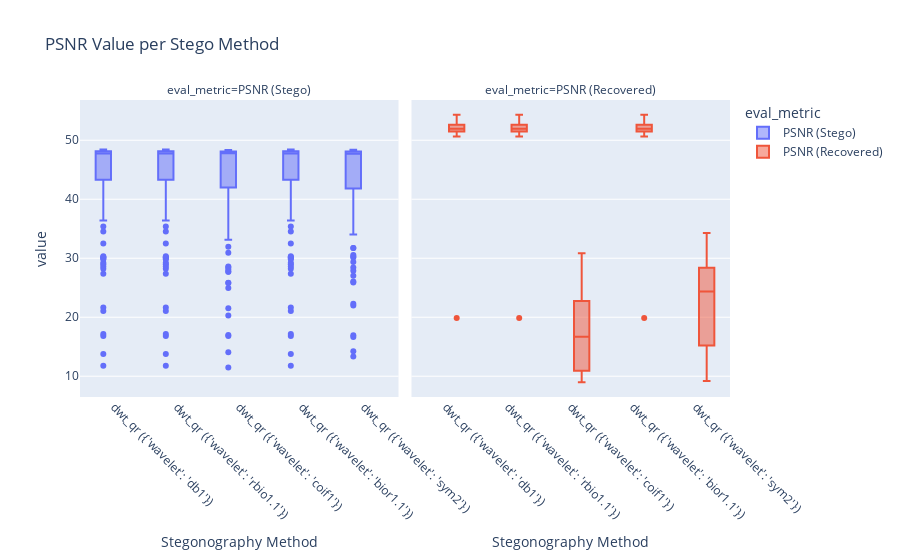
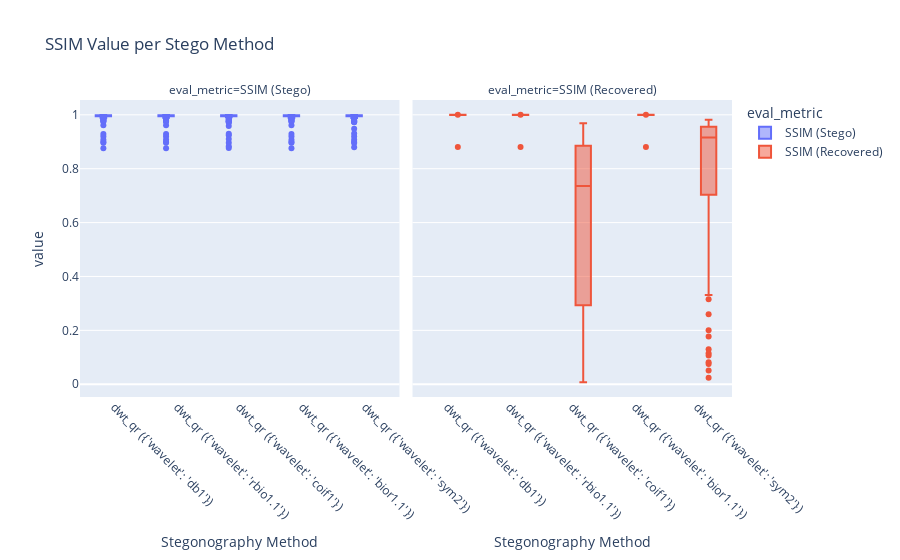
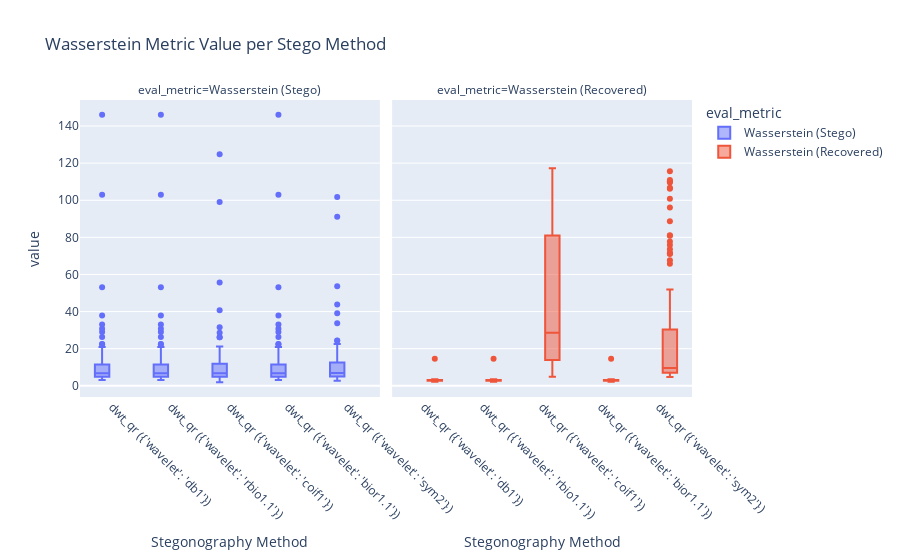

The notebook cell these images were saved under, in order:
### Code cell
df = pd.read_csv(os.path.join("evaluation", "eval-dataframe-wavelet.csv"))
df.drop(columns=['stego_ks', 'recovered_ks', 'stego_p_val', 'recovered_p_val'], inplace=True)
df = df.melt(id_vars=["method"], value_vars=df.columns[:-1], var_name="eval_metric")
# df = df.groupby(["method", "eval_metric"]).median().reset_index()
for eval_metric in ["psnr", "ssim", "ws"]:
    specific_df = df[df["eval_metric"].str.contains(eval_metric)]
    specific_df['eval_metric'] = specific_df['eval_metric'].replace(METRIC_MAP.keys(), METRIC_MAP.values())
    
    # print(specific_df)
    fig = px.box(
        specific_df,
        x="method",
        y="value",
        color="eval_metric",
        facet_col="eval_metric",
        # barmode="group",
        title=f"{METRIC_MAP[eval_metric]} Value per Stego Method",
    )

    fig.update_xaxes(
        tickangle=45,
        title_text="Stegonography Method",
    )
    # Updat 
    # fig.update_yaxes(
    #     title_text=f"{METRIC_MAP[eval_metric]} Value", title_font={"size": 20}
    # )
    fig.show()

    continue

### Figure 1 — Plotly figure (JSON) as saved in the notebook; plotly's stock layout.template omitted (floating-point values rounded to 4 significant figures; data arrays with more than 128 entries replaced by an {"elided": "..."} marker saying what was removed)
{"data": [{"alignmentgroup": "True", "hovertemplate": "eval_metric=PSNR (Stego)<br>method=%{x}<br>value=%{y}<extra></extra>", "legendgroup": "PSNR (Stego)", "marker": {"color": "#636efa"}, "name": "PSNR (Stego)", "notched": false, "offsetgroup": "PSNR (Stego)", "orientation": "v", "showlegend": true, "type": "box", "x": {"elided": "505 str values"}, "x0": " ", "xaxis": "x", "y": {"elided": "505 float values"}, "y0": " ", "yaxis": "y"}, {"alignmentgroup": "True", "hovertemplate": "eval_metric=PSNR (Recovered)<br>method=%{x}<br>value=%{y}<extra></extra>", "legendgroup": "PSNR (Recovered)", "marker": {"color": "#EF553B"}, "name": "PSNR (Recovered)", "notched": false, "offsetgroup": "PSNR (Recovered)", "orientation": "v", "showlegend": true, "type": "box", "x": {"elided": "505 str values"}, "x0": " ", "xaxis": "x2", "y": {"elided": "505 float values"}, "y0": " ", "yaxis": "y2"}], "layout": {"annotations": [{"font": {}, "showarrow": false, "text": "eval_metric=PSNR (Stego)", "x": 0.245, "xanchor": "center", "xref": "paper", "y": 1, "yanchor": "bottom", "yref": "paper"}, {"font": {}, "showarrow": false, "text": "eval_metric=PSNR (Recovered)", "x": 0.755, "xanchor": "center", "xref": "paper", "y": 1, "yanchor": "bottom", "yref": "paper"}], "boxmode": "group", "legend": {"title": {"text": "eval_metric"}, "tracegroupgap": 0}, "title": {"text": "PSNR Value per Stego Method"}, "xaxis": {"anchor": "y", "domain": [0, 0.49], "tickangle": 45, "title": {"text": "Stegonography Method"}}, "xaxis2": {"anchor": "y2", "domain": [0.51, 1], "matches": "x", "tickangle": 45, "title": {"text": "Stegonography Method"}}, "yaxis": {"anchor": "x", "domain": [0, 1], "title": {"text": "value"}}, "yaxis2": {"anchor": "x2", "domain": [0, 1], "matches": "y", "showticklabels": false}}}

### Figure 2 — Plotly figure (JSON) as saved in the notebook; plotly's stock layout.template omitted (floating-point values rounded to 4 significant figures; data arrays with more than 128 entries replaced by an {"elided": "..."} marker saying what was removed)
{"data": [{"alignmentgroup": "True", "hovertemplate": "eval_metric=SSIM (Stego)<br>method=%{x}<br>value=%{y}<extra></extra>", "legendgroup": "SSIM (Stego)", "marker": {"color": "#636efa"}, "name": "SSIM (Stego)", "notched": false, "offsetgroup": "SSIM (Stego)", "orientation": "v", "showlegend": true, "type": "box", "x": {"elided": "505 str values"}, "x0": " ", "xaxis": "x", "y": {"elided": "505 float values"}, "y0": " ", "yaxis": "y"}, {"alignmentgroup": "True", "hovertemplate": "eval_metric=SSIM (Recovered)<br>method=%{x}<br>value=%{y}<extra></extra>", "legendgroup": "SSIM (Recovered)", "marker": {"color": "#EF553B"}, "name": "SSIM (Recovered)", "notched": false, "offsetgroup": "SSIM (Recovered)", "orientation": "v", "showlegend": true, "type": "box", "x": {"elided": "505 str values"}, "x0": " ", "xaxis": "x2", "y": {"elided": "505 float values"}, "y0": " ", "yaxis": "y2"}], "layout": {"annotations": [{"font": {}, "showarrow": false, "text": "eval_metric=SSIM (Stego)", "x": 0.245, "xanchor": "center", "xref": "paper", "y": 1, "yanchor": "bottom", "yref": "paper"}, {"font": {}, "showarrow": false, "text": "eval_metric=SSIM (Recovered)", "x": 0.755, "xanchor": "center", "xref": "paper", "y": 1, "yanchor": "bottom", "yref": "paper"}], "boxmode": "group", "legend": {"title": {"text": "eval_metric"}, "tracegroupgap": 0}, "title": {"text": "SSIM Value per Stego Method"}, "xaxis": {"anchor": "y", "domain": [0, 0.49], "tickangle": 45, "title": {"text": "Stegonography Method"}}, "xaxis2": {"anchor": "y2", "domain": [0.51, 1], "matches": "x", "tickangle": 45, "title": {"text": "Stegonography Method"}}, "yaxis": {"anchor": "x", "domain": [0, 1], "title": {"text": "value"}}, "yaxis2": {"anchor": "x2", "domain": [0, 1], "matches": "y", "showticklabels": false}}}

### Figure 3 — Plotly figure (JSON) as saved in the notebook; plotly's stock layout.template omitted (floating-point values rounded to 4 significant figures; data arrays with more than 128 entries replaced by an {"elided": "..."} marker saying what was removed)
{"data": [{"alignmentgroup": "True", "hovertemplate": "eval_metric=Wasserstein (Stego)<br>method=%{x}<br>value=%{y}<extra></extra>", "legendgroup": "Wasserstein (Stego)", "marker": {"color": "#636efa"}, "name": "Wasserstein (Stego)", "notched": false, "offsetgroup": "Wasserstein (Stego)", "orientation": "v", "showlegend": true, "type": "box", "x": {"elided": "505 str values"}, "x0": " ", "xaxis": "x", "y": {"elided": "505 float values"}, "y0": " ", "yaxis": "y"}, {"alignmentgroup": "True", "hovertemplate": "eval_metric=Wasserstein (Recovered)<br>method=%{x}<br>value=%{y}<extra></extra>", "legendgroup": "Wasserstein (Recovered)", "marker": {"color": "#EF553B"}, "name": "Wasserstein (Recovered)", "notched": false, "offsetgroup": "Wasserstein (Recovered)", "orientation": "v", "showlegend": true, "type": "box", "x": {"elided": "505 str values"}, "x0": " ", "xaxis": "x2", "y": {"elided": "505 float values"}, "y0": " ", "yaxis": "y2"}], "layout": {"annotations": [{"font": {}, "showarrow": false, "text": "eval_metric=Wasserstein (Stego)", "x": 0.245, "xanchor": "center", "xref": "paper", "y": 1, "yanchor": "bottom", "yref": "paper"}, {"font": {}, "showarrow": false, "text": "eval_metric=Wasserstein (Recovered)", "x": 0.755, "xanchor": "center", "xref": "paper", "y": 1, "yanchor": "bottom", "yref": "paper"}], "boxmode": "group", "legend": {"title": {"text": "eval_metric"}, "tracegroupgap": 0}, "title": {"text": "Wasserstein Metric Value per Stego Method"}, "xaxis": {"anchor": "y", "domain": [0, 0.49], "tickangle": 45, "title": {"text": "Stegonography Method"}}, "xaxis2": {"anchor": "y2", "domain": [0.51, 1], "matches": "x", "tickangle": 45, "title": {"text": "Stegonography Method"}}, "yaxis": {"anchor": "x", "domain": [0, 1], "title": {"text": "value"}}, "yaxis2": {"anchor": "x2", "domain": [0, 1], "matches": "y", "showticklabels": false}}}
